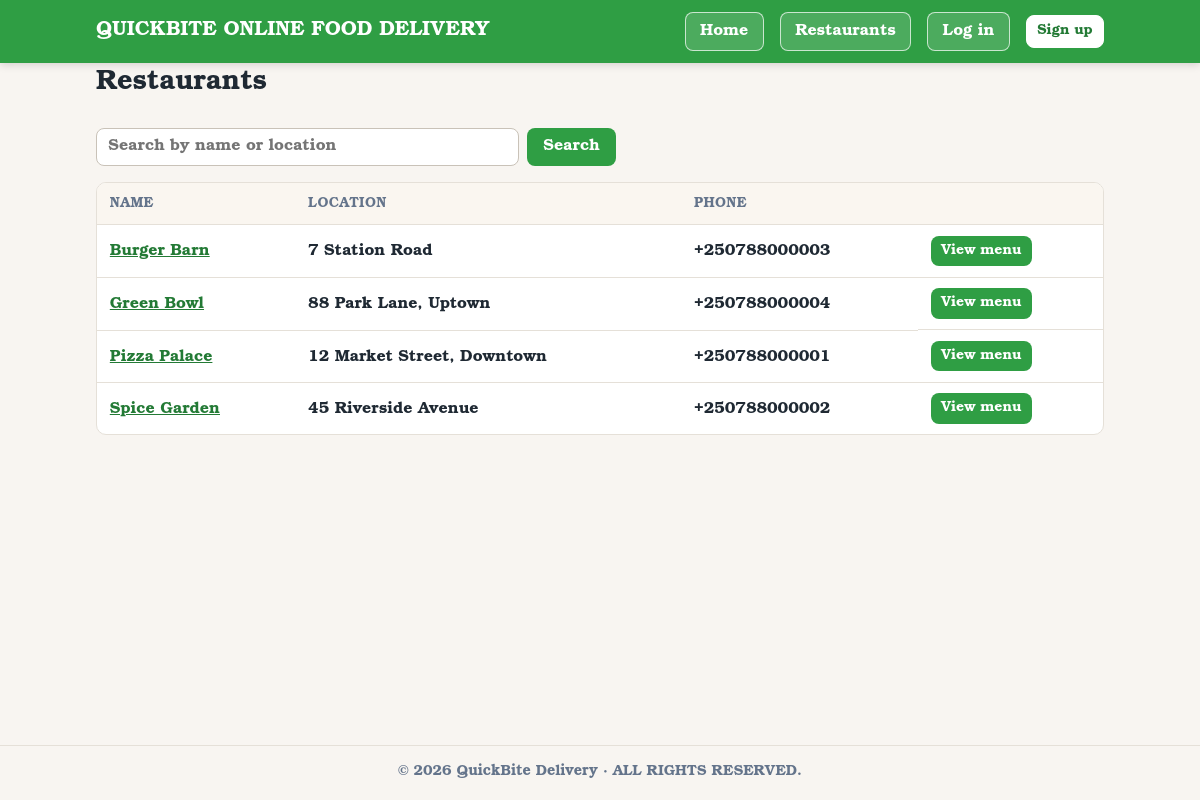
Page /index.php?r=restaurants/index on the committed database.
### tables this page shows
CREATE TABLE restaurants (
    restaurant_id INT AUTO_INCREMENT PRIMARY KEY,
    name VARCHAR(100) NOT NULL,
    location VARCHAR(150) NOT NULL,
    phone VARCHAR(20) NOT NULL
);

### core/helpers.php (called while the page is built, shortened)
<?php
function e(?string $value): string
{
    return htmlspecialchars((string)$value, ENT_QUOTES | ENT_SUBSTITUTE, 'UTF-8');
}
function url(string $route = 'home/index', array $params = []): string
{
    return BASE_URL . '/index.php?' . http_build_query(['r' => $route] + $params);
}
function view(string $name, array $data = []): void
{
    extract($data, EXTR_SKIP);
    require BASE_PATH . '/views/layout/header.php';
    require BASE_PATH . '/views/' . $name . '.php';
    require BASE_PATH . '/views/layout/footer.php';
}

### controllers/RestaurantController.php (called while the page is built, shortened)
<?php
final class RestaurantController
{
    public function index(): void
    {
        $q = isset($_GET['q']) && is_string($_GET['q']) ? trim($_GET['q']) : '';
        view('restaurants/index', [
            'title'       => 'Restaurants',
            'restaurants' => RestaurantModel::all($q),
            'q'           => $q,
        ]);
    }
}

### index.php (called while the page is built, shortened)
<?php
$route = isset($_GET['r']) && is_string($_GET['r']) ? $_GET['r'] : 'home/index';
$parts = explode('/', $route, 2);
$action = $parts[1] ?? 'index';
try {
    (new $class())->$action();
} catch (Throwable $e) {
    error_log($e->getMessage() . ' @ ' . $e->getFile() . ':' . $e->getLine());
    http_response_code(500);
    view('errors/500', [
        'title'  => 'Server error',
        'detail' => APP_DEBUG ? $e->getMessage() : null,
    ]);
}

### core/Database.php (called while the page is built, shortened)
<?php
final class Database
{
    private static ?PDO $pdo = null;
    public static function pdo(): PDO
    {
        if (self::$pdo === null) {
            $dsn = sprintf('mysql:host=%s;port=%s;dbname=%s;charset=utf8mb4', DB_HOST, DB_PORT, DB_NAME);
            self::$pdo = new PDO($dsn, DB_USER, DB_PASS, [
                PDO::ATTR_ERRMODE            => PDO::ERRMODE_EXCEPTION,
                PDO::ATTR_DEFAULT_FETCH_MODE => PDO::FETCH_ASSOC,
                PDO::ATTR_EMULATE_PREPARES   => false,
            ]);
        }
        return self::$pdo;
    }
    public static function query(string $sql, array $params = []): PDOStatement
    {
        $stmt = self::pdo()->prepare($sql);
        $stmt->execute($params);
        return $stmt;
    }
}

### models/RestaurantModel.php (called while the page is built, shortened)
<?php
final class RestaurantModel
{
    public static function all(string $search = ''): array
    {
        if ($search === '') {
            return Database::query('SELECT * FROM restaurants ORDER BY name')->fetchAll();
        }
        $like = '%' . self::escapeLike($search) . '%';
        return Database::query(
            'SELECT * FROM restaurants WHERE name LIKE ? OR location LIKE ? ORDER BY name',
            [$like, $like]
        )->fetchAll();
    }
}

### views/restaurants/index.php (the view, shortened to what this page needs)
<div class="page-head">
    <h1>Restaurants</h1>
</div>
<form method="get" action="<?= e(BASE_URL . '/index.php') ?>" class="inline-search">
    <input type="search" id="q" name="q" value="<?= e($q) ?>" placeholder="Search by name or location" maxlength="60">
    <button type="submit" class="btn">Search</button>
</form>
<?php if (!$restaurants): ?>
    <p class="muted">No restaurants found.</p>
<?php else: ?>
<div class="table-wrap">
<table>
    <thead><tr><th>Name</th><th>Location</th><th>Phone</th><th></th></tr></thead>
    <tbody>
    <?php foreach ($restaurants as $r): ?>
        <tr>
            <td><a href="<?= e(url('restaurants/show', ['id' => $r['restaurant_id']])) ?>"><?= e($r['name']) ?></a></td>
            <td><?= e($r['location']) ?></td>
            <td><?= e($r['phone']) ?></td>
            <td class="actions">
                <a class="btn btn-small" href="<?= e(url('restaurants/show', ['id' => $r['restaurant_id']])) ?>">View menu</a>
            </td>
        </tr>
    <?php endforeach; ?>
    </tbody>
</table>
</div>
<?php endif; ?>

### assets/css/style.css (style rules this page uses)
:root { --brand: #2f9e44; --brand-dark: #237a35; --ink: #1f2933; --muted: #64748b; --bg: #f8f5f1; --card: #ffffff; --line: #e5e0d8; --ok: #2f9e44; --danger: #d9480f; --radius: 10px; }
* { box-sizing: border-box; }
body { margin: 0; font-family: "Bookman Old Style", Bookman, "URW Bookman", "Bookman URW", Georgia, serif; font-weight: 700; color: var(--ink); background: var(--bg); line-height: 1.5; min-height: 100vh; display: flex; flex-direction: column; }
a { color: var(--brand-dark); }
h1 { margin: 0 0 .5rem; font-size: 1.7rem; }
.btn { display: inline-block; padding: .55rem 1rem; border: 0; border-radius: 8px; background: var(--brand); color: #fff; font-size: 1rem; font-weight: 600; cursor: pointer; text-decoration: none; text-align: center; }
.btn-small { padding: .3rem .65rem; font-size: .88rem; }
.page-head { display: flex; justify-content: space-between; align-items: flex-start; flex-wrap: wrap; gap: .75rem; margin-bottom: 1rem; }
.actions { display: flex; flex-wrap: wrap; gap: .5rem; align-items: center; margin-top: .5rem; }
td.actions { margin-top: 0; }
.inline-search { display: flex; gap: .5rem; max-width: 520px; margin-bottom: 1rem; }
.inline-search input { flex: 1; }
input, select, textarea, button { font-family: inherit; font-weight: inherit; }
input[type=text], input[type=email], input[type=password], input[type=search], input[type=tel], input[type=number], select { width: 100%; padding: .55rem .7rem; border: 1px solid #c9c2b8; border-radius: 8px; font-size: 1rem; background: #fff; color: var(--ink); }
.table-wrap { overflow-x: auto; background: var(--card); border: 1px solid var(--line); border-radius: var(--radius); margin-bottom: 1rem; }
table { width: 100%; border-collapse: collapse; }
th, td { padding: .65rem .8rem; text-align: left; border-bottom: 1px solid var(--line); vertical-align: middle; }
thead th { background: #faf6f0; font-size: .85rem; text-transform: uppercase; letter-spacing: .03em; color: var(--muted); }
tbody tr:last-child td { border-bottom: 0; }

### rows in the picture
restaurants: name "Burger Barn", location "7 Station Road", phone "+250788000003"
restaurants: name "Green Bowl", location "88 Park Lane, Uptown", phone "+250788000004"
restaurants: name "Pizza Palace", location "12 Market Street, Downtown", phone "+250788000001"
restaurants: name "Spice Garden", location "45 Riverside Avenue", phone "+250788000002"

### other values in the picture
APP_NAME "QuickBite Delivery"
